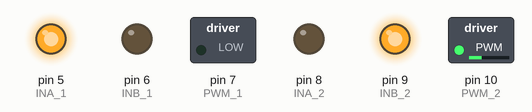
Bench run of a sketch on a simulated Arduino Uno, built with avr-gcc and run on an emulated ATmega328P. Shown: switched loads named in the sketch (green lamp = pin HIGH), output pins drawn as LEDs (lit = HIGH).

Above: at 0.15 s.
At 8.15 s:
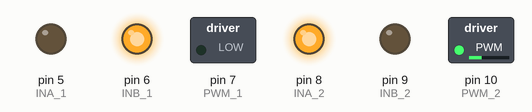
At 16.05 s:
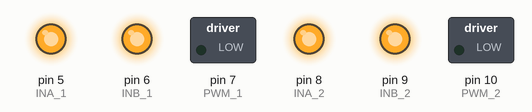
Timing chart, 0 to 20.9 s (numbered marks = the images above):
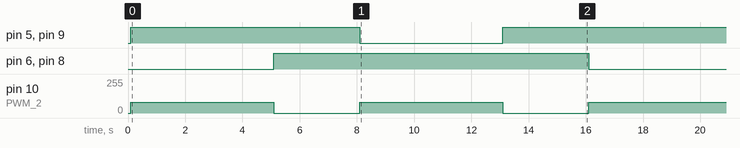

Measured:
- by itself, pin 5 (INA_1), pin 9 (INB_2): repeats every 16.0 s: LOW 5.0 s, HIGH 11.0 s
- by itself, pin 6 (INB_1), pin 8 (INA_2): alternates HIGH for 11.0 s and LOW for 5.0 s
- by itself, pin 10 (PWM_2): alternates 80/255 for 5.0 s and 0/255 for 3.0 s

The sketch:

simple_motor_test.ino
```cpp
// Sparkfun monster shield


#include <Arduino.h>

///Left Motor  Pins
#define INA_1 5
#define INB_1 6
#define PWM_1 7

///Right Motor Pins
#define INA_2 8
#define INB_2 9
#define PWM_2 10


int speed = 80;

void move_forward(int speed);
void stop(bool slowDown);

void setup()
{
    Serial.begin(115200);
    //Setting Left Motor pin as OUTPUT
    pinMode(INA_1, OUTPUT);
    pinMode(INB_1, OUTPUT);

    //Setting Right Motor pin as OUTPUT
    pinMode(INA_2, OUTPUT);
    pinMode(INB_2, OUTPUT);

    delay(100);

    // move_forward(speed);
}

void loop()
{
    move_forward(speed);

    delay(5000);

  stop(false);

    delay(3000);
    move_backward(speed);

    delay(5000);

    stop(false);
    delay(3000);
}

void move_forward(int speed)
{
    // Serial.println("Move forward");

    //Setting CW rotation to and Left Motor  and CCW to Right Motor
    //Left Motor
    digitalWrite(INA_1, HIGH);
    digitalWrite(INB_1, LOW);
    analogWrite(PWM_1, speed);

    //Right Motor
    digitalWrite(INA_2, LOW);
    digitalWrite(INB_2, HIGH);
    analogWrite(PWM_2, speed);
}

void stop(bool slowDown)
{
    if (slowDown)
    {
        ; // ramp down speed
    }
    else
    {
        digitalWrite(INA_1, HIGH);
        digitalWrite(INB_1, HIGH);
        analogWrite(PWM_1, 0);

        digitalWrite(INA_2, HIGH);
        digitalWrite(INB_2, HIGH);
        analogWrite(PWM_2, 0);
    }
}


void move_backward(int speed)
{
    // Serial.println("Move forward");

    //Setting CW rotation to and Left Motor  and CCW to Right Motor
    //Left Motor
    digitalWrite(INA_1, LOW);
    digitalWrite(INB_1, HIGH);
    analogWrite(PWM_1, speed);

    //Right Motor
    digitalWrite(INA_2, HIGH);
    digitalWrite(INB_2, LOW);
    analogWrite(PWM_2, speed);
}
```
